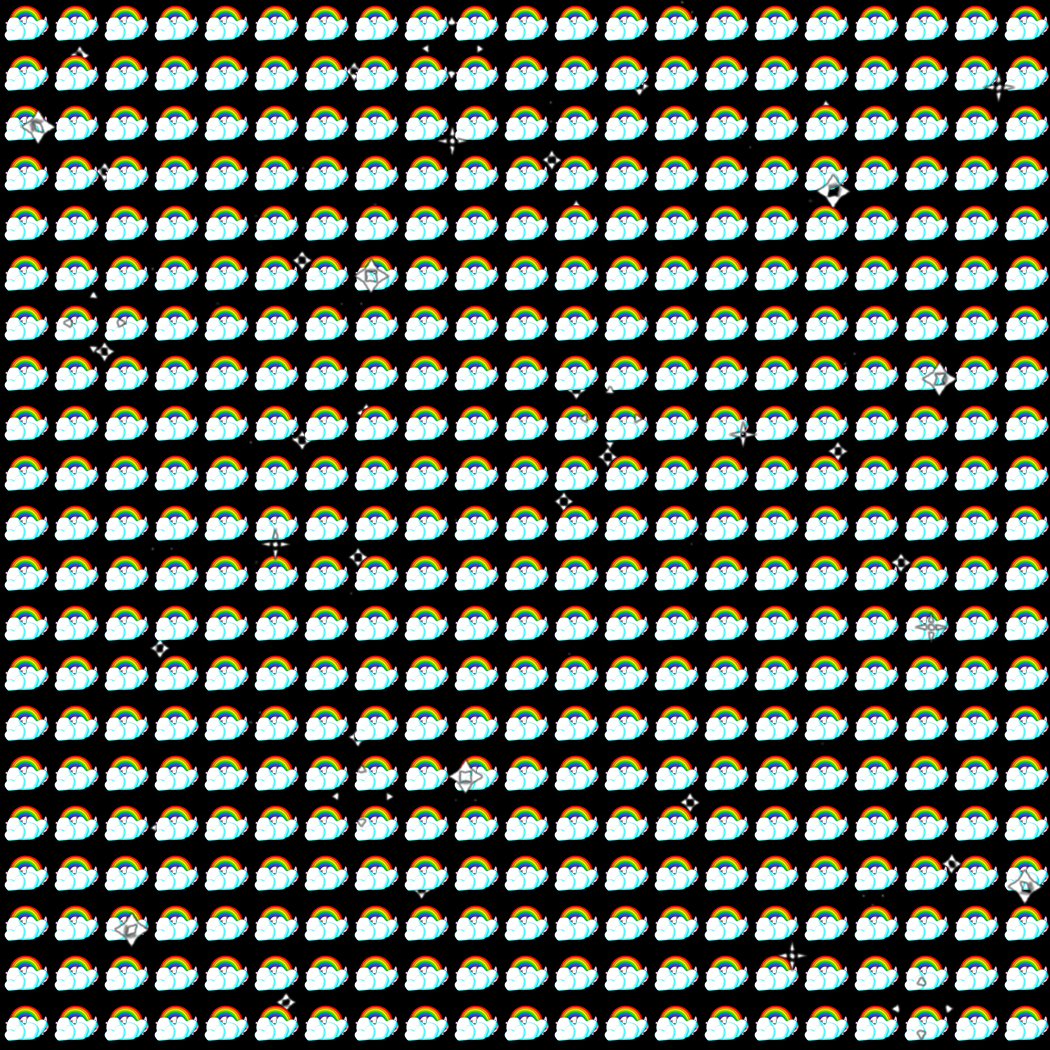

This is a level from a 2D game, rendered from its Tiled map with the project's own tilesets. A one-line summary and the map file follow, with tile-layer data summarised:
An orthogonal 21x21 tile map with 50x50 px tiles, 4 tile layers (Camada de Tiles 1, nyan, nyan_pink, clouds), 3 tilesets, 3 image layers and 1764 objects.

<map version="1.0" orientation="orthogonal" renderorder="right-down" width="21" height="21" tilewidth="50" tileheight="50" nextobjectid="1870">
 <tileset firstgid="1" name="nyan" tilewidth="50" tileheight="50" tilecount="1" columns="1">
  <image source="nyancat_S_Main_1_50.png" width="50" height="50" />
 </tileset>
 <tileset firstgid="2" name="nyan_pink" tilewidth="50" tileheight="50" tilecount="1" columns="1">
  <image source="nyancat2_S_Main_1_50.png" width="50" height="50" />
 </tileset>
 <tileset firstgid="3" name="clouds_Main.1_50" tilewidth="50" tileheight="50" tilecount="1" columns="1">
  <image source="clouds_Main.1_50.png" width="50" height="50" />
 </tileset>
 <layer name="Camada de Tiles 1" width="21" height="21">
  <data>[441 cells, 0 non-empty, 0 distinct tile ids]</data>
 </layer>
 <objectgroup name="tile_borders">
  <object id="1" x="0" y="0" width="50" height="50" />
  <object id="2" x="50" y="0" width="50" height="50" />
  <object id="3" x="100" y="0" width="50" height="50" />
  <object id="4" x="150" y="0" width="50" height="50" />
  <object id="5" x="200" y="0" width="50" height="50" />
  <object id="6" x="250" y="0" width="50" height="50" />
  <object id="7" x="300" y="0" width="50" height="50" />
  <object id="8" x="350" y="0" width="50" height="50" />
  <object id="9" x="400" y="0" width="50" height="50" />
  <object id="10" x="450" y="0" width="50" height="50" />
  <object id="11" x="500" y="0" width="50" height="50" />
  <object id="12" x="550" y="0" width="50" height="50" />
  <object id="13" x="600" y="0" width="50" height="50" />
  <object id="14" x="650" y="0" width="50" height="50" />
  <object id="15" x="700" y="0" width="50" height="50" />
  <object id="16" x="750" y="0" width="50" height="50" />
  <object id="17" x="800" y="0" width="50" height="50" />
  <object id="18" x="850" y="0" width="50" height="50" />
  <object id="19" x="900" y="0" width="50" height="50" />
  <object id="20" x="950" y="0" width="50" height="50" />
  <object id="21" x="1000" y="0" width="50" height="50" />
  <object id="22" x="1000" y="50" width="50" height="50" />
  <object id="23" x="500" y="50" width="50" height="50" />
  <object id="24" x="800" y="50" width="50" height="50" />
  <object id="25" x="0" y="50" width="50" height="50" />
  <object id="26" x="600" y="50" width="50" height="50" />
  <object id="27" x="700" y="50" width="50" height="50" />
  <object id="28" x="950" y="50" width="50" height="50" />
  <object id="29" x="150" y="50" width="50" height="50" />
  <object id="30" x="300" y="50" width="50" height="50" />
  <object id="31" x="850" y="50" width="50" height="50" />
  <object id="32" x="750" y="50" width="50" height="50" />
  <object id="33" x="550" y="50" width="50" height="50" />
  <object id="34" x="50" y="50" width="50" height="50" />
  <object id="35" x="400" y="50" width="50" height="50" />
  <object id="36" x="450" y="50" width="50" height="50" />
  <object id="37" x="650" y="50" width="50" height="50" />
  <object id="38" x="200" y="50" width="50" height="50" />
  <object id="39" x="250" y="50" width="50" height="50" />
  <object id="40" x="350" y="50" width="50" height="50" />
  <object id="41" x="900" y="50" width="50" height="50" />
  <object id="42" x="100" y="50" width="50" height="50" />
  <object id="43" x="450" y="150" width="50" height="50" />
  <object id="44" x="900" y="150" width="50" height="50" />
  <object id="45" x="400" y="100" width="50" height="50" />
  <object id="46" x="700" y="100" width="50" height="50" />
  <object id="47" x="300" y="150" width="50" height="50" />
  <object id="48" x="250" y="100" width="50" height="50" />
  <object id="49" x="350" y="100" width="50" height="50" />
  <object id="50" x="600" y="100" width="50" height="50" />
  <object id="51" x="50" y="100" width="50" height="50" />
  <object id="52" x="200" y="100" width="50" height="50" />
  <object id="53" x="850" y="100" width="50" height="50" />
  <object id="54" x="200" y="150" width="50" height="50" />
  <object id="55" x="400" y="150" width="50" height="50" />
  <object id="56" x="750" y="150" width="50" height="50" />
  <object id="57" x="1000" y="100" width="50" height="50" />
  <object id="58" x="50" y="150" width="50" height="50" />
  <object id="59" x="750" y="100" width="50" height="50" />
  <object id="60" x="450" y="100" width="50" height="50" />
  <object id="61" x="150" y="100" width="50" height="50" />
  <object id="62" x="700" y="150" width="50" height="50" />
  <object id="63" x="500" y="100" width="50" height="50" />
  <object id="64" x="100" y="100" width="50" height="50" />
  <object id="65" x="0" y="100" width="50" height="50" />
  <object id="66" x="500" y="150" width="50" height="50" />
  <object id="67" x="0" y="150" width="50" height="50" />
  <object id="68" x="100" y="150" width="50" height="50" />
  <object id="69" x="800" y="100" width="50" height="50" />
  <object id="70" x="650" y="150" width="50" height="50" />
  <object id="71" x="900" y="100" width="50" height="50" />
  <object id="72" x="350" y="150" width="50" height="50" />
  <object id="73" x="950" y="100" width="50" height="50" />
  <object id="74" x="550" y="100" width="50" height="50" />
  <object id="75" x="950" y="150" width="50" height="50" />
  <object id="76" x="550" y="150" width="50" height="50" />
  <object id="77" x="150" y="150" width="50" height="50" />
  <object id="78" x="600" y="150" width="50" height="50" />
  <object id="79" x="800" y="150" width="50" height="50" />
  <object id="80" x="300" y="100" width="50" height="50" />
  <object id="81" x="850" y="150" width="50" height="50" />
  <object id="82" x="650" y="100" width="50" height="50" />
  <object id="83" x="250" y="150" width="50" height="50" />
  <object id="84" x="1000" y="150" width="50" height="50" />
  <object id="85" x="450" y="250" width="50" height="50" />
  <object id="86" x="500" y="250" width="50" height="50" />
  <object id="87" x="400" y="300" width="50" height="50" />
  <object id="88" x="900" y="300" width="50" height="50" />
  <object id="89" x="450" y="300" width="50" height="50" />
  <object id="90" x="900" y="200" width="50" height="50" />
  <object id="91" x="500" y="200" width="50" height="50" />
  <object id="92" x="550" y="350" width="50" height="50" />
  <object id="93" x="950" y="350" width="50" height="50" />
  <object id="94" x="600" y="350" width="50" height="50" />
  <object id="95" x="500" y="350" width="50" height="50" />
  <object id="96" x="950" y="300" width="50" height="50" />
  </objectgroup>
 <imagelayer name="background" offsetx="0" offsety="-2.66667">
  <image source="background_1050.png" width="1050" height="1050" />
 </imagelayer>
 <imagelayer name="stars_back" offsetx="0" offsety="-2.66667">
  <image source="stars_back_1050.png" width="1050" height="1050" />
 </imagelayer>
 <objectgroup name="nyan_borders">
  <!-- 1323 objects omitted --></objectgroup>
 <layer name="nyan" width="21" height="21">
  <data>[441 cells, 441 non-empty, 1 distinct tile ids]</data>
 </layer>
 <objectgroup name="nyan_pink_borders">
  <!-- 882 objects omitted --></objectgroup>
 <layer name="nyan_pink" width="21" height="21">
  <data>[441 cells, 441 non-empty, 1 distinct tile ids]</data>
 </layer>
 <objectgroup name="clouds_borders">
  <!-- 441 objects omitted --></objectgroup>
 <layer name="clouds" width="21" height="21">
  <data>[441 cells, 441 non-empty, 1 distinct tile ids]</data>
 </layer>
 <imagelayer name="stars_front" offsetx="0" offsety="-2.66667">
  <image source="stars_front_1050.png" width="1050" height="1050" />
 </imagelayer>
</map>
<!-- 1668 of 1764 objects omitted -->